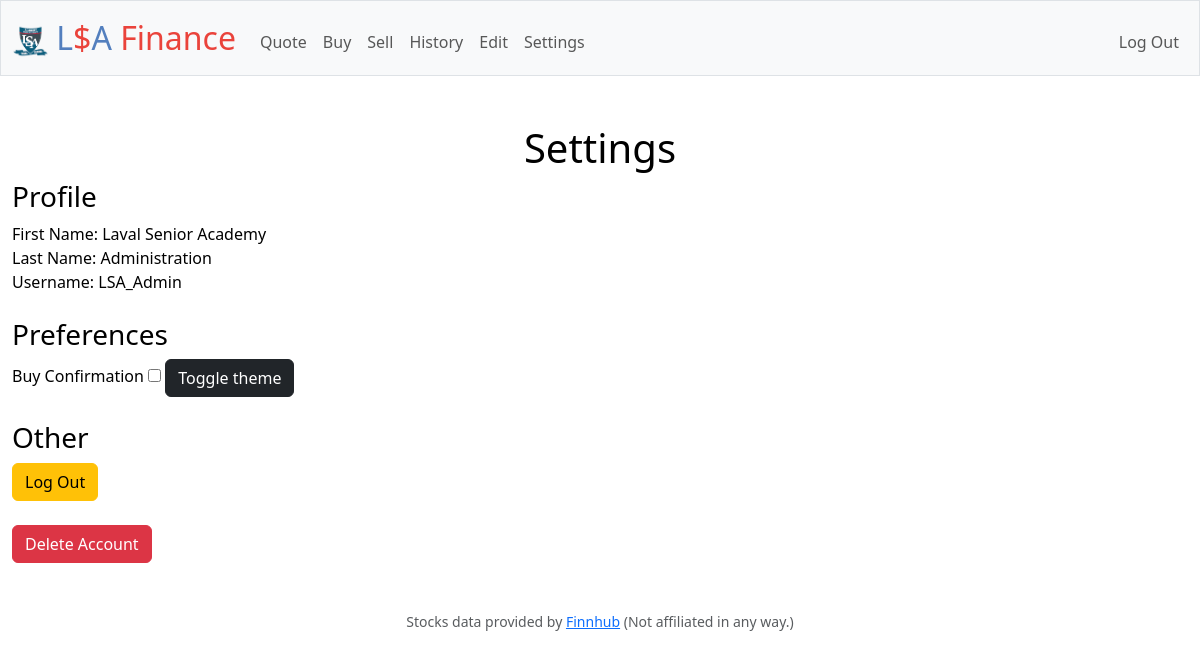
The app's page /settings (signed in) with its own data.
### tables this page shows
CREATE TABLE users (
        id INTEGER PRIMARY KEY AUTOINCREMENT,
        first_name TEXT NOT NULL,
        last_name TEXT NOT NULL,
        username TEXT NOT NULL UNIQUE,
        hashed_password TEXT NOT NULL UNIQUE
    );

### app.py (the view)
@app.route("/settings")
@login_required
@using_database
def settings(connected):
    db = connected.cursor()
    db.row_factory = sqlite3.Row
    profile = dict(db.execute("SELECT first_name, last_name, username FROM users WHERE id = ?", [session["user_id"]]).fetchone())
    db.row_factory = sqlite3.Row
    return render_template("settings.html", profile=profile)

### helpers.py (called while the page is built)
def login_required(f):
    @wraps(f)
    def decorated_function(*args, **kwargs):
        if "user_id" not in session or session["user_id"] is None:
            return redirect("/login")
        return f(*args, **kwargs)
    return decorated_function

def using_database(function):
    @wraps(function)
    def decorated_function(*args, **kwargs):
        def get_db():
            if 'db' not in g:
                g.db = sqlite3.connect('database.db')
            return g.db
        def close_db(e=None):
            db = g.pop('db', None)
            if db is not None:
                db.close()
        db = get_db()
        try:
            return function(db, *args, **kwargs)
        finally:
            close_db()
    return decorated_function

### templates/settings.html (shortened to what this page needs)
{% extends "layout.html" %}
{% block main %}
    <h1>Settings</h1>
    <h3 class="left_align">Profile</h3>
    <div class="left_align">First Name: {{ profile["first_name"] }}</div>
    <div class="left_align">Last Name: {{ profile["last_name"] }}</div>
    <div class="left_align">Username: {{ profile["username"] }}</div>
    <br>
    <h3 class="left_align">Preferences</h3>
    <div class="left_align">
        <label for="buyConfirmation">Buy Confirmation</label>
        <input type="checkbox" id="buyConfirmation">
        <button class="btn btn-dark" id="theme-toggle" onclick="toggleTheme()">Toggle theme</button>
    </div>
    <br>
    <h3 class="left_align">Other</h3>
    <form class="left_align" action="/logout">
        <button class="btn btn-warning" type="submit">Log Out</button>
    </form>
    <br>
    <form class="left_align" action="/delete_account">
        <button class="btn btn-danger" type="submit">Delete Account</button>
    </form>
{% endblock %}

### static/styles.css (style rules this page uses)
body.light-mode { background-color: white; color: black; }

### templates/settings.html (style rules this page uses)
.left_align { text-align: left; }

### records on screen
users: first_name "Laval Senior Academy", last_name "Administration", username "LSA_Admin"
